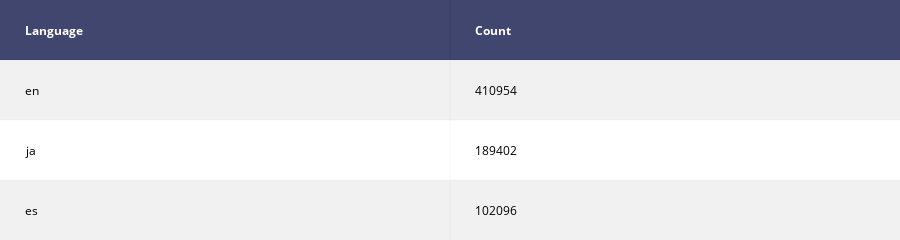
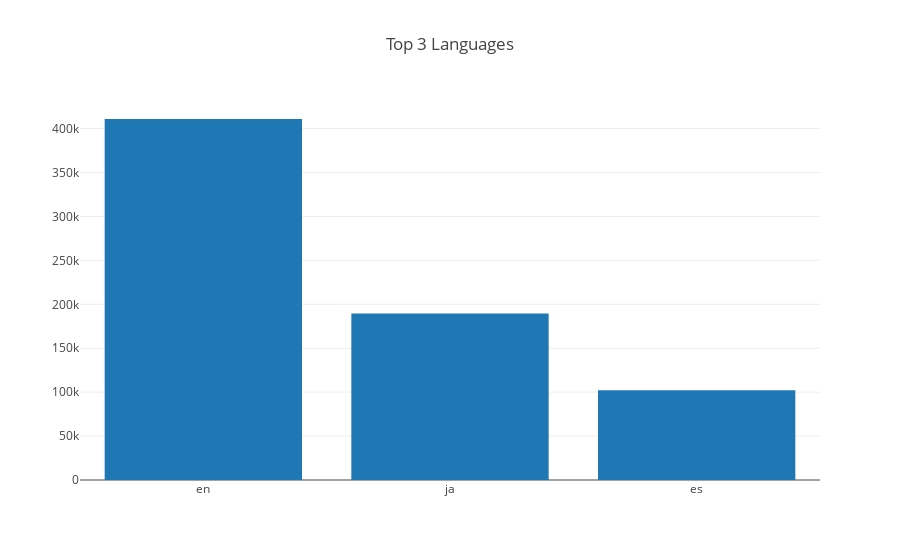

The notebook cell these images were saved under, in order:
### Markdown cell above
## 2. What are the top 3 languages in which the tweets are written?

### Code cell
result = session.run("MATCH (u:User) "
                    "RETURN u.lang AS Language, count(u) as Count "
                    "ORDER BY Count DESC LIMIT 3")
    
columns = ['Language', 'Count']
plot_graph (result, columns, 'Top 3 Languages')

### Figure 1 — Plotly figure (JSON) as saved in the notebook; plotly's stock layout.template omitted (floating-point values rounded to 4 significant figures)
{"data": [{"colorscale": [[0, "#00083e"], [0.5, "#ededee"], [1, "#ffffff"]], "hoverinfo": "none", "opacity": 0.75, "showscale": false, "type": "heatmap", "z": [[0, 0], [0.5, 0.5], [1, 1], [0.5, 0.5]]}], "layout": {"annotations": [{"align": "left", "font": {"color": "#ffffff"}, "showarrow": false, "text": "<b>Language</b>", "x": -0.45, "xanchor": "left", "xref": "x1", "y": 0, "yref": "y1"}, {"align": "left", "font": {"color": "#ffffff"}, "showarrow": false, "text": "<b>Count</b>", "x": 0.55, "xanchor": "left", "xref": "x1", "y": 0, "yref": "y1"}, {"align": "left", "font": {"color": "#000000"}, "showarrow": false, "text": "en", "x": -0.45, "xanchor": "left", "xref": "x1", "y": 1, "yref": "y1"}, {"align": "left", "font": {"color": "#000000"}, "showarrow": false, "text": "410954", "x": 0.55, "xanchor": "left", "xref": "x1", "y": 1, "yref": "y1"}, {"align": "left", "font": {"color": "#000000"}, "showarrow": false, "text": "ja", "x": -0.45, "xanchor": "left", "xref": "x1", "y": 2, "yref": "y1"}, {"align": "left", "font": {"color": "#000000"}, "showarrow": false, "text": "189402", "x": 0.55, "xanchor": "left", "xref": "x1", "y": 2, "yref": "y1"}, {"align": "left", "font": {"color": "#000000"}, "showarrow": false, "text": "es", "x": -0.45, "xanchor": "left", "xref": "x1", "y": 3, "yref": "y1"}, {"align": "left", "font": {"color": "#000000"}, "showarrow": false, "text": "102096", "x": 0.55, "xanchor": "left", "xref": "x1", "y": 3, "yref": "y1"}], "height": 170, "margin": {"b": 0, "l": 0, "r": 0, "t": 0}, "xaxis": {"dtick": 1, "gridwidth": 2, "showticklabels": false, "tick0": -0.5, "ticks": "", "zeroline": false}, "yaxis": {"autorange": "reversed", "dtick": 1, "gridwidth": 2, "showticklabels": false, "tick0": 0.5, "ticks": "", "zeroline": false}}}

### Figure 2 — Plotly figure (JSON) as saved in the notebook; plotly's stock layout.template omitted (floating-point values rounded to 4 significant figures)
{"data": [{"type": "bar", "x": ["en", "ja", "es"], "y": [410954, 189402, 102096]}], "layout": {"title": "Top 3 Languages"}}
